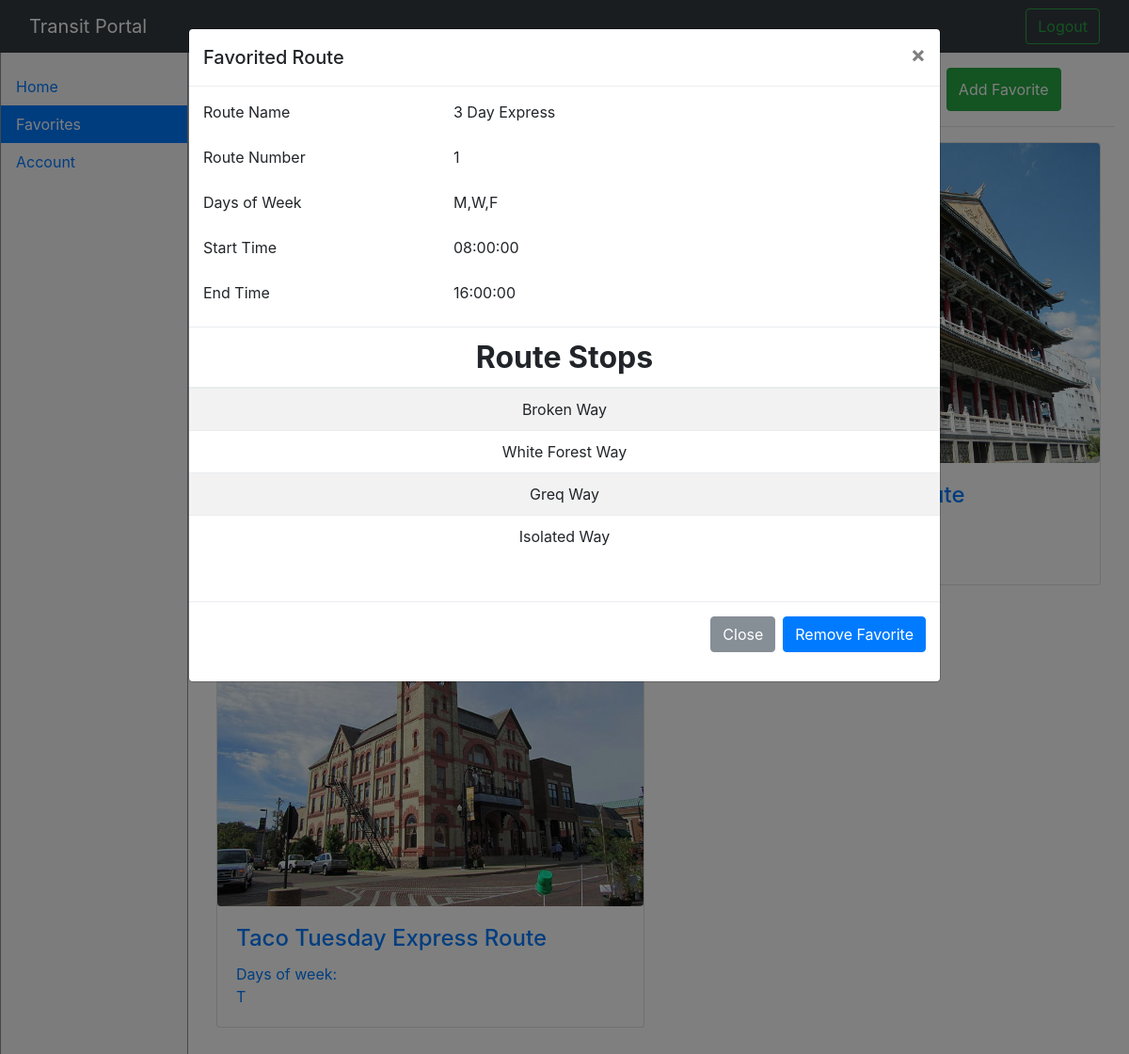
/customer/customer_favorites.php?route=1 (signed in), run on the app's committed database.
### tables this page shows
CREATE TABLE `routes` (
  `routeID` int(11) NOT NULL,
  `distance` float NOT NULL,
  `start` time NOT NULL,
  `stop` time NOT NULL,
  `DoW` varchar(255) NOT NULL,
  `name` varchar(255) NOT NULL
);

CREATE TABLE `routesequence` (
  `routeID` int(11) NOT NULL,
  `stopID` int(11) NOT NULL,
  `prevStop` int(11) DEFAULT NULL,
  `nextStop` int(11) DEFAULT NULL
);

CREATE TABLE `stops` (
  `stopID` int(11) NOT NULL,
  `lat` float NOT NULL,
  `long` float NOT NULL,
  `name` varchar(100) NOT NULL
);

### data/route.php (called while the page is built, shortened)
<?php
require_once('database.php');
function getRouteByID($routeID) {
    global $db;
    $stmt = $db->prepare('SELECT * FROM Routes where routeID = :routeID');
    $stmt->bindParam(':routeID', $routeID);
    $stmt->execute();
    $route = $stmt->fetch(PDO::FETCH_ASSOC);
    return $route;
}
function getRouteSequence($routeID) {
    global $db;
    $stmt = $db->prepare('select RouteSequence.*, Stops.* from RouteSequence inner join Stops on RouteSequence.stopID = Stops.stopID where routeID = :routeID;');
    $stmt->bindParam(':routeID', $routeID);
    $stmt->execute();
    $routeSequence = $stmt->fetchAll();
    return $routeSequence;
}

### data/customer.php (called while the page is built, shortened)
<?php
require_once('database.php');
function getCustomerFavorites($userID) {
    global $db;
    $stmt = $db->prepare('select Routes.* from CustomerFavorites inner join Routes on CustomerFavorites.routeID = Routes.routeID where userID = :userID;');
    $stmt->bindParam(':userID', $userID);
    $stmt->execute();
    $custFavs = $stmt->fetchAll();
    return $custFavs;
}

### customer/customer_favorites.php (the view, shortened to what this page needs)
<?php
require_once('../data/route.php');
require_once('../data/customer.php');
if (isset($_SESSION['user'])) {
    $user = $_SESSION['user'];
    $userID = $user['userID'];
} else {
    header("Location: ../index.php");
}
$favorites = getCustomerFavorites($userID);
if (isset($_GET['route'])) {
    showFavorite($_GET['route']);
}
function showFavorite($routeID)
{
    $route = getRouteByID($routeID);
    $stops = getRouteSequence($routeID);
    echo '<div class="modal fade bd-example-modal-lg" tabindex="-1" role="dialog" aria-labelledby="myLargeModalLabel" aria-hidden="true" id="showRoute">
    <div class="modal-dialog modal-lg">
        <div class="modal-content">
            <form action="#" method="post">
                <div class="modal-header">
                    <h5 class="modal-title" id="exampleModalLabel">Favorited Route</h5>
                    <button type="button" class="close" data-dismiss="modal" aria-label="Close">
                        <span aria-hidden="true">&times;</span>
                    </button>
                </div>
                <div class="modal-body">
                    <div class="form-group row">
                        <label for="inputBusNo" class="col-sm-4">Route Name</label>
                        <div class="col-sm-8">
                            '.$route['name'].'
                        </div>
                    </div>
                    <div class="form-group row">
                        <label for="inputBusNo" class="col-sm-4">Route Number</label>
                        <div class="col-sm-8">
                            '.$route['routeID'].'
                        </div>
                    </div>
                    <div class="form-group row">
                        <label for="inputMileage" class="col-sm-4">Days of Week</label>
                        <div class="col-sm-6">
                            '.$route['DoW'].'
                        </div>
                    </div>
                    <div class="form-group row">
                        <label for="inputMileage" class="col-sm-4">Start Time</label>
                        <div class="col-sm-6">
                            '.$route['start'].'
                        </div>
                    </div>
                    <div class="form-group row">
                        <label for="inputMileage" class="col-sm-4">End Time</label>
                        <div class="col-sm-6">
                            '.$route['stop'].'
                        </div>
                    </div>
                                    <div class="form-group row">
                                        <table class="table table-striped">
                                            <thead>
                                            <tr>
                                                <th class="text-center" style="font-size:2em;">Route Stops</th>
                                            </tr>
                                            </thead>
                                            <tbody>';
                                                foreach ($stops as $stop) {
                                                    echo '<tr class="text-center"><td>'.$stop['name'].'</td></tr>';
                                                }
                                            echo '</tbody>
                                        </table>
                                    </div>';
    echo '</div>
<div class="modal-footer">
    <input type="hidden" name="routeID" value="' . $route['routeID'] . '">
    <button type="button" class="btn btn-secondary" data-dismiss="modal">Close</button>
    <button name="action" value="delete" type="submit" class="btn btn-primary">Remove Favorite</button>
</div>
</form>
</div>
</div>
</div>
<script src="https://code.jquery.com/jquery-3.2.1.min.js"></script>
<script src="https://cdnjs.cloudflare.com/ajax/libs/popper.js/1.12.3/umd/popper.min.js"></script>
<script src="../js/bootstrap.bundle.min.js"></script>
<script>
    $("#showRoute").modal("show")
</script>';
}
?>
<!DOCTYPE html>
<html lang="en">
<head>
    <link rel="stylesheet" type="text/css" href="../css/bootstrap.css">
    <link rel="stylesheet" type="text/css" href="../css/dashboard.css">
    <link rel="stylesheet" type="text/css" href="../css/sticky-footer.css">
</head>
<body>
<?php include("customer_header.php"); ?>
<div class="container-fluid" style="text-align:match-parent;">
    <div class="row">
        <?php include("customer_sidebar.php"); ?>
        <main class="col-sm-9 ml-sm-auto col-md-10 pt-3">
            <div class="row justify-content-between" style="padding-right: 15px">
                <h2 class="col-5">Favorite Routes</h2>
                <div class="btn-group col-2" role="group" aria-label="Button group with nested dropdown"
                     style="margin-right: 30px">
                    <button type="button" class="btn btn-success" data-toggle="modal" data-target="#addFav">Add
                        Favorite
                    </button>
                </div>
            </div>
            <div class="container-fluid">
                <div class="row">
                <?php
                foreach ($favorites as $favorite) {
                    echo '<div class="col-6"><a href=?route=' . $favorite['routeID'] . '><div class="card">
                    <img class="card-img-top rounded" src="../img/rte' . sprintf('%03d', $favorite['routeID']) . '.jpg" alt="Card image cap">
                    <div class="card-body">
                        <h4 class="card-title">' . $favorite['name'] . ' Route</h4>
                        <p class="card-text">Days of week: <br/>' . $favorite['DoW'] . '</p>
                    </div>
                </div></a></div>';
                }
                ?>
                </div>
            </div>
        </main>
    </div>
</div>
</body>
</html>

### css/dashboard.css (style rules this page uses)
body { padding-top: 3.5rem; }

### css/sticky-footer.css (style rules this page uses)
html { position: relative; min-height: 100%; }
body { margin-bottom: 60px; }

### customer/customer_favorites.php (style rules this page uses)
.card { height = 100px; }

### data on the page
routes: name "3 Day Express", routeID "1", DoW "M,W,F", start "08:00:00", stop "16:00:00"
routesequence: stopID.name "Broken Way"
routesequence: stopID.name "White Forest Way"
routesequence: stopID.name "Greq Way"
routesequence: stopID.name "Isolated Way"
routes: name "Taco Tuesday Express", DoW "T"
